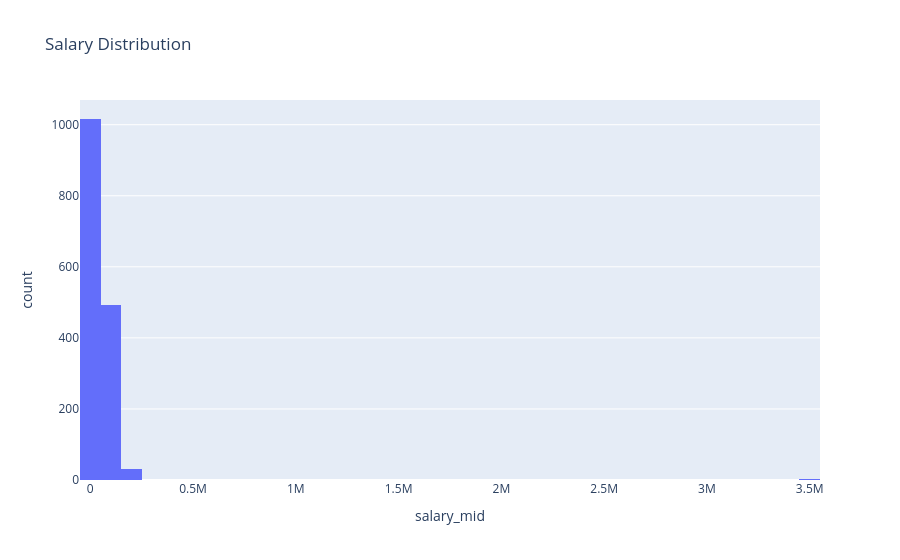

Here is the notebook cell this chart was saved with:
### Markdown cell above
## Job Categories

Teaching and healthcare jobs dominate the listings, followed by IT and logistics roles.

### Code cell
salary_data = jobs.dropna(subset=['salary_mid'])
fig = px.histogram(salary_data, x='salary_mid', nbins=50, title='Salary Distribution')
fig.show()

### Figure 1 — Plotly figure (JSON) as saved in the notebook; plotly's stock layout.template omitted (floating-point values rounded to 4 significant figures; data arrays with more than 128 entries replaced by an {"elided": "..."} marker saying what was removed)
{"data": [{"bingroup": "x", "hovertemplate": "salary_mid=%{x}<br>count=%{y}<extra></extra>", "legendgroup": "", "marker": {"color": "#636efa", "pattern": {"shape": ""}}, "name": "", "nbinsx": 50, "orientation": "v", "showlegend": false, "type": "histogram", "x": {"elided": "1544 float values"}, "xaxis": "x", "yaxis": "y"}], "layout": {"barmode": "relative", "legend": {"tracegroupgap": 0}, "title": {"text": "Salary Distribution"}, "xaxis": {"anchor": "y", "domain": [0, 1], "title": {"text": "salary_mid"}}, "yaxis": {"anchor": "x", "domain": [0, 1], "title": {"text": "count"}}}}
